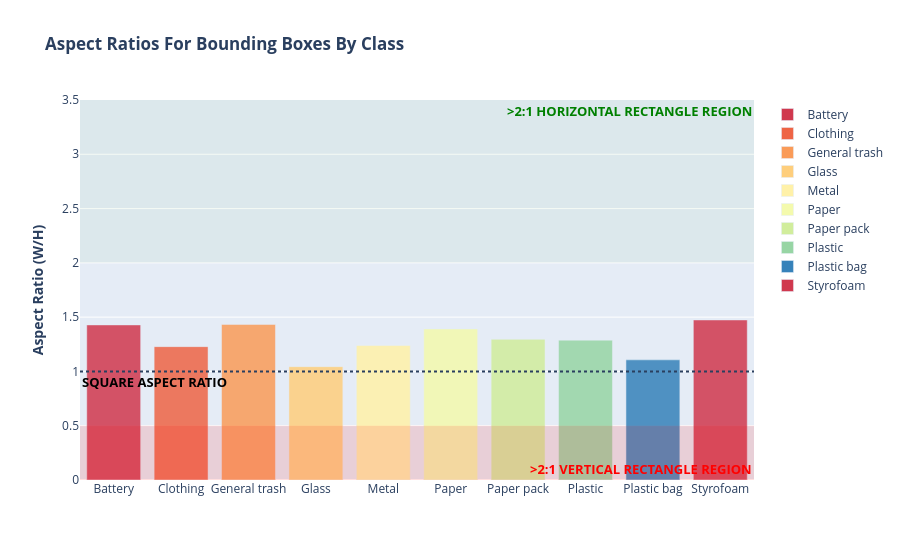

Write notebook code for a chart like this one.
### Markdown cell above
Aspect Ratio for bounding boxes by class

각 Class 별 bounding box의 aspect ratio 값입니다. 이를 활용하여 anchor generator의 aspect ratio 비율을 조절해볼 수 있습니다.

### Code cell
# Aspect Ratio is Calculated as Width/Height

bbox_df["aspect_ratio"] = (bbox_df["x_max"]-bbox_df["x_min"])/(bbox_df["y_max"]-bbox_df["y_min"])

# Display average means for each class_id so we can examine the newly created Aspect Ratio Column

display(bbox_df.groupby("class_name").mean())

# Generate the bar plot

fig = px.bar(x=sorted(classes), y=bbox_df.groupby("class_name").mean()["aspect_ratio"],
             color=sorted(classes), opacity=0.85,
             color_discrete_sequence=LABEL_COLORS_WOUT_NO_FINDING,
             labels={"x":"Class Name", "y":"Aspect Ratio (W/H)"},
             title="<b>Aspect Ratios For Bounding Boxes By Class</b>",)

fig.update_layout(
    yaxis_title="<b>Aspect Ratio (W/H)</b>",
    xaxis_title=None,
    legend_title_text=None)

fig.add_hline(y=1, line_width=2, line_dash="dot",
             annotation_font_size=13,
             annotation_text="<b>SQUARE ASPECT RATIO</b>",
             annotation_position="bottom left",
             annotation_font_color="black")

fig.add_hrect(y0=0, y1=0.5, line_width=0, fillcolor="red", opacity=0.125,
             annotation_text="<b>>2:1 VERTICAL RECTANGLE REGION</b>",
             annotation_position="bottom right",
             annotation_font_size=13,
             annotation_font_color="red")

fig.add_hrect(y0=2, y1=3.5, line_width=0, fillcolor="green", opacity=0.04,
             annotation_text="<b>>2:1 HORIZONTAL RECTANGLE REGION</b>",
             annotation_position="top right",
             annotation_font_size=13,
             annotation_font_color="green")

fig.show()

### Figure 1 — Plotly figure (JSON) as saved in the notebook; plotly's stock layout.template omitted (floating-point values rounded to 4 significant figures)
{"data": [{"alignmentgroup": "True", "hovertemplate": "color=Battery<br>Class Name=%{x}<br>Aspect Ratio (W/H)=%{y}<extra></extra>", "legendgroup": "Battery", "marker": {"color": "rgb(208, 56, 78)", "opacity": 0.85, "pattern": {"shape": ""}}, "name": "Battery", "offsetgroup": "Battery", "orientation": "v", "showlegend": true, "textposition": "auto", "type": "bar", "x": ["Battery"], "xaxis": "x", "y": [1.428], "yaxis": "y"}, {"alignmentgroup": "True", "hovertemplate": "color=Clothing<br>Class Name=%{x}<br>Aspect Ratio (W/H)=%{y}<extra></extra>", "legendgroup": "Clothing", "marker": {"color": "rgb(238, 100, 69)", "opacity": 0.85, "pattern": {"shape": ""}}, "name": "Clothing", "offsetgroup": "Clothing", "orientation": "v", "showlegend": true, "textposition": "auto", "type": "bar", "x": ["Clothing"], "xaxis": "x", "y": [1.228], "yaxis": "y"}, {"alignmentgroup": "True", "hovertemplate": "color=General trash<br>Class Name=%{x}<br>Aspect Ratio (W/H)=%{y}<extra></extra>", "legendgroup": "General trash", "marker": {"color": "rgb(250, 155, 88)", "opacity": 0.85, "pattern": {"shape": ""}}, "name": "General trash", "offsetgroup": "General trash", "orientation": "v", "showlegend": true, "textposition": "auto", "type": "bar", "x": ["General trash"], "xaxis": "x", "y": [1.433], "yaxis": "y"}, {"alignmentgroup": "True", "hovertemplate": "color=Glass<br>Class Name=%{x}<br>Aspect Ratio (W/H)=%{y}<extra></extra>", "legendgroup": "Glass", "marker": {"color": "rgb(254, 206, 124)", "opacity": 0.85, "pattern": {"shape": ""}}, "name": "Glass", "offsetgroup": "Glass", "orientation": "v", "showlegend": true, "textposition": "auto", "type": "bar", "x": ["Glass"], "xaxis": "x", "y": [1.044], "yaxis": "y"}, {"alignmentgroup": "True", "hovertemplate": "color=Metal<br>Class Name=%{x}<br>Aspect Ratio (W/H)=%{y}<extra></extra>", "legendgroup": "Metal", "marker": {"color": "rgb(255, 241, 168)", "opacity": 0.85, "pattern": {"shape": ""}}, "name": "Metal", "offsetgroup": "Metal", "orientation": "v", "showlegend": true, "textposition": "auto", "type": "bar", "x": ["Metal"], "xaxis": "x", "y": [1.239], "yaxis": "y"}, {"alignmentgroup": "True", "hovertemplate": "color=Paper<br>Class Name=%{x}<br>Aspect Ratio (W/H)=%{y}<extra></extra>", "legendgroup": "Paper", "marker": {"color": "rgb(244, 250, 173)", "opacity": 0.85, "pattern": {"shape": ""}}, "name": "Paper", "offsetgroup": "Paper", "orientation": "v", "showlegend": true, "textposition": "auto", "type": "bar", "x": ["Paper"], "xaxis": "x", "y": [1.392], "yaxis": "y"}, {"alignmentgroup": "True", "hovertemplate": "color=Paper pack<br>Class Name=%{x}<br>Aspect Ratio (W/H)=%{y}<extra></extra>", "legendgroup": "Paper pack", "marker": {"color": "rgb(209, 237, 156)", "opacity": 0.85, "pattern": {"shape": ""}}, "name": "Paper pack", "offsetgroup": "Paper pack", "orientation": "v", "showlegend": true, "textposition": "auto", "type": "bar", "x": ["Paper pack"], "xaxis": "x", "y": [1.296], "yaxis": "y"}, {"alignmentgroup": "True", "hovertemplate": "color=Plastic<br>Class Name=%{x}<br>Aspect Ratio (W/H)=%{y}<extra></extra>", "legendgroup": "Plastic", "marker": {"color": "rgb(151, 213, 164)", "opacity": 0.85, "pattern": {"shape": ""}}, "name": "Plastic", "offsetgroup": "Plastic", "orientation": "v", "showlegend": true, "textposition": "auto", "type": "bar", "x": ["Plastic"], "xaxis": "x", "y": [1.288], "yaxis": "y"}, {"alignmentgroup": "True", "hovertemplate": "color=Plastic bag<br>Class Name=%{x}<br>Aspect Ratio (W/H)=%{y}<extra></extra>", "legendgroup": "Plastic bag", "marker": {"color": "rgb(54, 130, 186)", "opacity": 0.85, "pattern": {"shape": ""}}, "name": "Plastic bag", "offsetgroup": "Plastic bag", "orientation": "v", "showlegend": true, "textposition": "auto", "type": "bar", "x": ["Plastic bag"], "xaxis": "x", "y": [1.107], "yaxis": "y"}, {"alignmentgroup": "True", "hovertemplate": "color=Styrofoam<br>Class Name=%{x}<br>Aspect Ratio (W/H)=%{y}<extra></extra>", "legendgroup": "Styrofoam", "marker": {"color": "rgb(208, 56, 78)", "opacity": 0.85, "pattern": {"shape": ""}}, "name": "Styrofoam", "offsetgroup": "Styrofoam", "orientation": "v", "showlegend": true, "textposition": "auto", "type": "bar", "x": ["Styrofoam"], "xaxis": "x", "y": [1.474], "yaxis": "y"}], "layout": {"annotations": [{"font": {"color": "black", "size": 13}, "showarrow": false, "text": "<b>SQUARE ASPECT RATIO</b>", "x": 0, "xanchor": "left", "xref": "x domain", "y": 1, "yanchor": "top", "yref": "y"}, {"font": {"color": "red", "size": 13}, "showarrow": false, "text": "<b>>2:1 VERTICAL RECTANGLE REGION</b>", "x": 1, "xanchor": "right", "xref": "x domain", "y": 0, "yanchor": "bottom", "yref": "y"}, {"font": {"color": "green", "size": 13}, "showarrow": false, "text": "<b>>2:1 HORIZONTAL RECTANGLE REGION</b>", "x": 1, "xanchor": "right", "xref": "x domain", "y": 3.5, "yanchor": "top", "yref": "y"}], "barmode": "relative", "legend": {"title": {}, "tracegroupgap": 0}, "shapes": [{"line": {"dash": "dot", "width": 2}, "type": "line", "x0": 0, "x1": 1, "xref": "x domain", "y0": 1, "y1": 1, "yref": "y"}, {"fillcolor": "red", "line": {"width": 0}, "opacity": 0.125, "type": "rect", "x0": 0, "x1": 1, "xref": "x domain", "y0": 0, "y1": 0.5, "yref": "y"}, {"fillcolor": "green", "line": {"width": 0}, "opacity": 0.04, "type": "rect", "x0": 0, "x1": 1, "xref": "x domain", "y0": 2, "y1": 3.5, "yref": "y"}], "title": {"text": "<b>Aspect Ratios For Bounding Boxes By Class</b>"}, "xaxis": {"anchor": "y", "domain": [0, 1], "title": {}}, "yaxis": {"anchor": "x", "domain": [0, 1], "title": {"text": "<b>Aspect Ratio (W/H)</b>"}}}}
